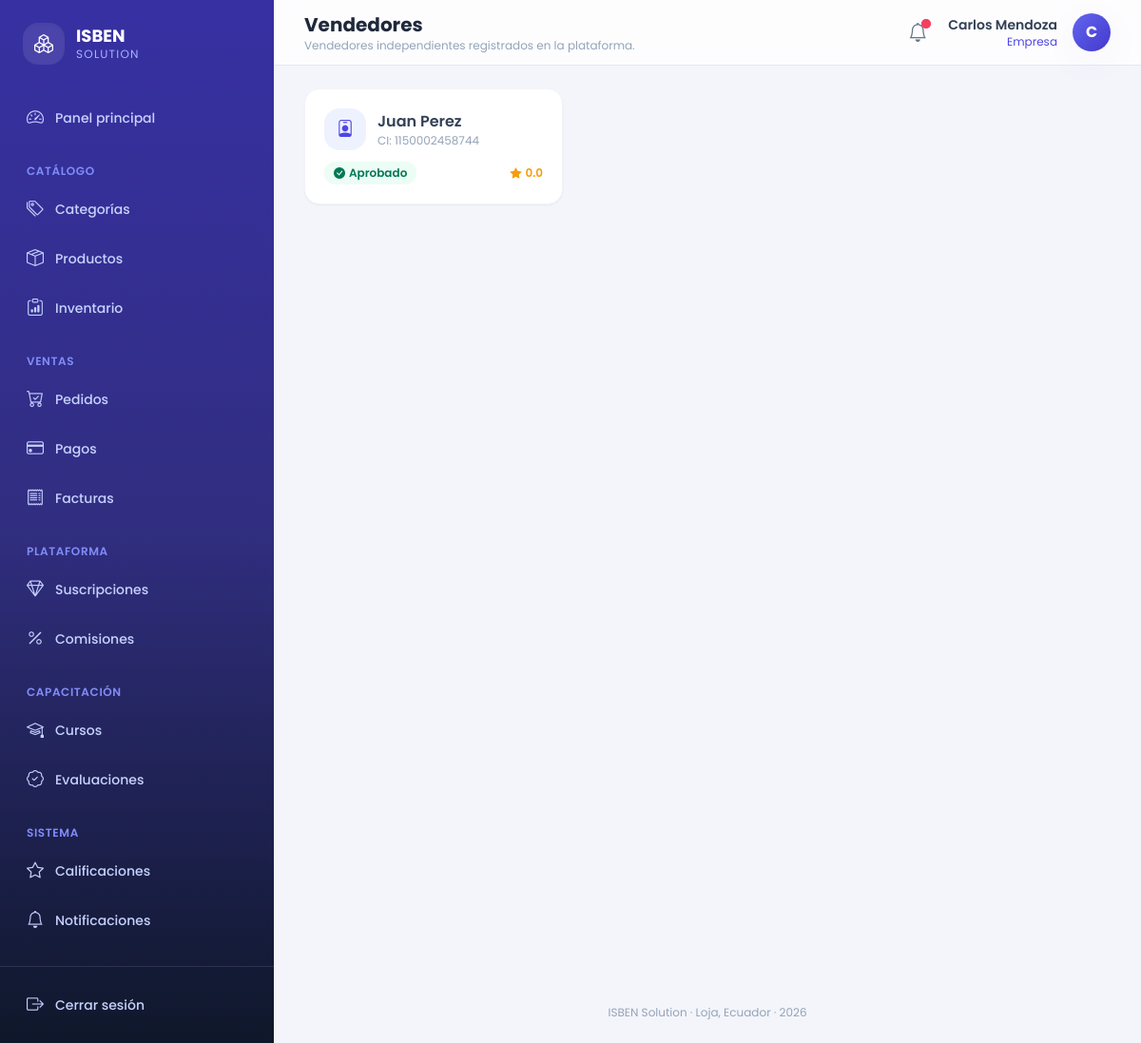
Page /vendedores/ (signed in) on the committed database.
### core/models.py (models this page shows, shortened)
class Notificacion(models.Model):
    destinatario  = models.ForeignKey(Usuario, on_delete=models.CASCADE,
                                      related_name='notificaciones')
    tipo          = models.CharField(max_length=20, choices=TIPO_NOTIFICACION)
    titulo        = models.CharField(max_length=200)
    mensaje       = models.TextField()
    leida         = models.BooleanField(default=False)
    fecha_envio   = models.DateTimeField(auto_now_add=True)
    fecha_lectura = models.DateTimeField(null=True, blank=True)
    class Meta:
        ordering = ['-fecha_envio']
        verbose_name = 'Notificación'
        verbose_name_plural = 'Notificaciones'

class Usuario(AbstractUser):
    email    = models.EmailField(unique=True)
    telefono = models.CharField(max_length=20, blank=True)
    rol      = models.CharField(max_length=20, choices=ROL_USUARIO)
    fecha_actualizacion = models.DateTimeField(auto_now=True)
    REQUIRED_FIELDS = ['email', 'rol']
    class Meta:
        verbose_name = 'Usuario'
        verbose_name_plural = 'Usuarios'

class Vendedor(models.Model):
    usuario               = models.OneToOneField(Usuario, on_delete=models.CASCADE,
                                                 related_name='vendedor')
    numero_identidad      = models.CharField(max_length=20, unique=True)
    calificacion_promedio = models.FloatField(default=0.0)
    estado_aprobacion     = models.CharField(max_length=20, choices=ESTADO_APROBACION,
                                             default='pendiente')
    empresas_aprobadoras  = models.ManyToManyField(Empresa, blank=True,
                                                   related_name='vendedores_aprobados')
    class Meta:
        verbose_name = 'Vendedor'
        verbose_name_plural = 'Vendedores'

### core/views.py (the view)
# urls.py: path('vendedores/', views.lista_vendedores, name='lista_vendedores'),
@login_required
def lista_vendedores(request):
    vendedores = Vendedor.objects.select_related('usuario').order_by('usuario__first_name')
    q = request.GET.get('q', '').strip()
    if q:
        vendedores = vendedores.filter(
            Q(usuario__first_name__icontains=q) | Q(usuario__last_name__icontains=q) |
            Q(numero_identidad__icontains=q)
        )
    return render(request, 'core/vendedores/lista.html', {'vendedores': _paginar(request, vendedores)})

### core/context_processors.py (called while the page is built)
def notificaciones(request):
    if request.user.is_authenticated:
        return {
            'notificaciones_no_leidas_global': request.user.notificaciones.filter(leida=False).count(),
        }
    return {}

### core/views.py (called while the page is built)
def _paginar(request, queryset, por_pagina=10):
    return Paginator(queryset, por_pagina).get_page(request.GET.get('page'))

### core/templates/core/vendedores/lista.html (shortened to what this page needs)
{% extends 'core/master.html' %}
{% block header_title %}Vendedores{% endblock %}
{% block header_subtitle %}Vendedores independientes registrados en la plataforma.{% endblock %}
{% block content %}
<div class="grid grid-cols-1 gap-4 sm:grid-cols-2 lg:grid-cols-3">
  {% for vendedor in vendedores %}
  <a href="{% url 'detalle_vendedor' vendedor.pk %}" class="rounded-2xl border border-slate-100 bg-white p-5 shadow-sm transition hover:-translate-y-0.5 hover:shadow-lg">
    <div class="mb-3 flex items-center gap-3">
      <div class="grid h-11 w-11 place-items-center rounded-2xl bg-brand-50 text-lg text-brand-600"><i class="bi bi-person-badge"></i></div>
      <div>
        <p class="font-semibold text-slate-700">{{ vendedor.usuario.get_full_name }}</p>
        <p class="text-xs text-slate-400">CI: {{ vendedor.numero_identidad }}</p>
      </div>
    </div>
    <div class="flex items-center justify-between">
      {% include 'core/partials/_badge_estado.html' with estado=vendedor.estado_aprobacion %}
      <span class="flex items-center gap-1 text-xs font-semibold text-amber-500"><i class="bi bi-star-fill"></i> {{ vendedor.calificacion_promedio|floatformat:1 }}</span>
    </div>
  </a>
  {% empty %}
  <div class="col-span-full rounded-2xl border border-dashed border-slate-200 p-10 text-center text-slate-400">
    <i class="bi bi-inbox mb-2 block text-3xl"></i> No hay vendedores registrados.
  </div>
  {% endfor %}
</div>
{% endblock %}

### core/templates/core/master.html (shortened to what this page needs)
{% load static %}
<!DOCTYPE html>
<html lang="es">
<head>
<script src="https://cdn.tailwindcss.com"></script>
<link rel="stylesheet" href="https://cdn.jsdelivr.net/npm/bootstrap-icons@1.11.3/font/bootstrap-icons.min.css">
<link rel="stylesheet" href="{% static 'core/css/estilos.css' %}">
</head>
<body class="font-sans text-slate-700 antialiased" x-data="{ sidebarOpen: false }">
{% if user.is_authenticated %}
<div class="flex min-h-screen">
  <aside
    class="fixed inset-y-0 left-0 z-40 w-72 transform bg-gradient-to-b from-brand-800 via-brand-900 to-slate-900 text-indigo-100 transition-transform duration-300 lg:static lg:translate-x-0"
    :class="sidebarOpen ? 'translate-x-0' : '-translate-x-full'">
    <div class="flex h-full flex-col">
      <div class="flex items-center gap-3 px-6 py-6">
        <div class="flex h-11 w-11 items-center justify-center rounded-2xl bg-white/10 text-xl font-bold text-white shadow-inner">
          <i class="bi bi-boxes"></i>
        </div>
        <div>
          <p class="text-lg font-bold leading-tight text-white">ISBEN</p>
          <p class="text-xs uppercase tracking-widest text-indigo-300">Solution</p>
        </div>
      </div>
      <nav class="mt-2 flex-1 space-y-6 overflow-y-auto px-4 pb-6">
        <div>
          <a href="{% url 'inicio' %}"
             class="group relative flex items-center gap-3 rounded-xl px-3 py-2.5 text-sm font-medium transition {% if request.resolver_match.url_name == 'inicio' %}bg-white/10 text-white shadow-soft{% else %}text-indigo-200 hover:translate-x-0.5 hover:bg-white/5 hover:text-white{% endif %}">
            <i class="bi bi-speedometer2 text-lg"></i> Panel principal
          </a>
        </div>
        <div>
          <p class="px-3 pb-2 text-xs font-semibold uppercase tracking-wider text-indigo-400">Catálogo</p>
          <div class="space-y-1">
            {% include 'core/partials/_nav_link.html' with url_name='lista_categorias' icon='bi-tags' label='Categorías' %}
            {% include 'core/partials/_nav_link.html' with url_name='lista_productos' icon='bi-box-seam' label='Productos' %}
            {% if user.rol in 'empresa,administrador' %}
              {% include 'core/partials/_nav_link.html' with url_name='lista_inventario' icon='bi-clipboard-data' label='Inventario' %}
            {% endif %}
          </div>
        </div>
        <div>
          <p class="px-3 pb-2 text-xs font-semibold uppercase tracking-wider text-indigo-400">Ventas</p>
          <div class="space-y-1">
            {% include 'core/partials/_nav_link.html' with url_name='lista_pedidos' icon='bi-cart-check' label='Pedidos' %}
            {% include 'core/partials/_nav_link.html' with url_name='lista_pagos' icon='bi-credit-card' label='Pagos' %}
            {% include 'core/partials/_nav_link.html' with url_name='lista_facturas' icon='bi-receipt' label='Facturas' %}
          </div>
        </div>
        {% if user.rol == 'administrador' or user.rol == 'empresa' %}
        <div>
          <p class="px-3 pb-2 text-xs font-semibold uppercase tracking-wider text-indigo-400">Plataforma</p>
          <div class="space-y-1">
            {% include 'core/partials/_nav_link.html' with url_name='lista_suscripciones' icon='bi-gem' label='Suscripciones' %}
            {% include 'core/partials/_nav_link.html' with url_name='lista_comisiones' icon='bi-percent' label='Comisiones' %}
          </div>
        </div>
        {% endif %}
        <div>
          <p class="px-3 pb-2 text-xs font-semibold uppercase tracking-wider text-indigo-400">Capacitación</p>
          <div class="space-y-1">
            {% include 'core/partials/_nav_link.html' with url_name='lista_cursos' icon='bi-mortarboard' label='Cursos' %}
            {% include 'core/partials/_nav_link.html' with url_name='lista_evaluaciones' icon='bi-patch-check' label='Evaluaciones' %}
          </div>
        </div>
        <div>
          <p class="px-3 pb-2 text-xs font-semibold uppercase tracking-wider text-indigo-400">Sistema</p>
          <div class="space-y-1">
            {% include 'core/partials/_nav_link.html' with url_name='lista_calificaciones' icon='bi-star' label='Calificaciones' %}
            {% include 'core/partials/_nav_link.html' with url_name='lista_notificaciones' icon='bi-bell' label='Notificaciones' %}
          </div>
        </div>
      </nav>
      <div class="border-t border-white/10 p-4">
        <form action="{% url 'logout' %}" method="post">
          <button type="submit" class="flex w-full items-center gap-3 rounded-xl px-3 py-2.5 text-sm font-medium text-indigo-200 transition hover:bg-white/5 hover:text-white">
            <i class="bi bi-box-arrow-right text-lg"></i> Cerrar sesión
          </button>
        </form>
      </div>
    </div>
  </aside>
  <div class="flex min-h-screen flex-1 flex-col lg:pl-0">
    <header class="sticky top-0 z-20 flex items-center justify-between gap-4 border-b border-slate-200 bg-white/80 px-4 py-3 backdrop-blur lg:px-8">
      <div class="flex items-center gap-3">
        <div>
          <h1 class="text-lg font-bold text-slate-800 lg:text-xl">{% block header_title %}{% endblock %}</h1>
          <p class="hidden text-xs text-slate-400 sm:block">{% block header_subtitle %}Gestiona tu operación mayorista desde un solo lugar.{% endblock %}</p>
        </div>
      </div>
      <div class="flex items-center gap-3">
        <a href="{% url 'lista_notificaciones' %}" class="relative grid h-10 w-10 place-items-center rounded-xl text-slate-500 transition hover:bg-slate-100 hover:text-brand-600" title="Notificaciones">
          <i class="bi bi-bell text-xl"></i>
          {% if notificaciones_no_leidas_global %}
          <span class="absolute right-1.5 top-1.5 flex h-2.5 w-2.5">
            <span class="relative inline-flex h-2.5 w-2.5 rounded-full bg-rose-500"></span>
          </span>
          {% endif %}
        </a>
        <div class="flex items-center gap-4" x-data="{ open: false }">
          <div class="hidden text-right sm:block">
            <p class="text-sm font-semibold text-slate-700">{{ user.get_full_name|default:user.username }}</p>
            <p class="text-xs capitalize text-brand-600">{{ user.get_rol_display }}</p>
          </div>
          <button @click="open = !open" class="grid h-10 w-10 place-items-center rounded-full bg-gradient-to-br from-brand-500 to-brand-700 font-bold text-white shadow-soft transition hover:shadow-lg">
            {{ user.first_name|slice:":1"|upper|default:user.username|slice:":1"|upper }}
          </button>
        </div>
      </div>
    </header>
    <main class="pagina-contenido flex-1 px-4 py-6 lg:px-8">
      {% block content %}{% endblock %}
    </main>
    <footer class="px-4 py-6 text-center text-xs text-slate-400 lg:px-8">
      ISBEN Solution &middot; Loja, Ecuador &middot; {% now "Y" %}
    </footer>
  </div>
</div>
{% else %}
  {% block auth_content %}{% endblock %}
{% endif %}
</body>
</html>

### core/templates/core/partials/_nav_link.html (shortened to what this page needs)
{% url url_name as nav_url %}
<a href="{{ nav_url }}"
   class="group relative flex items-center gap-3 rounded-xl px-3 py-2.5 text-sm font-medium transition {% if request.resolver_match.url_name == url_name %}bg-white/10 text-white shadow-soft{% else %}text-indigo-200 hover:translate-x-0.5 hover:bg-white/5 hover:text-white{% endif %}">
  <i class="bi {{ icon }} text-lg"></i> {{ label }}
</a>

### core/templates/core/partials/_badge_estado.html
{% if estado == 'aprobado' or estado == 'activa' or estado == 'validado' or estado == 'pagada' or estado == 'entregado' or estado == 'confirmado' or estado == 'AUTORIZADO' %}
<span class="inline-flex items-center gap-1 rounded-full bg-emerald-50 px-2.5 py-1 text-xs font-semibold text-emerald-700"><i class="bi bi-check-circle-fill"></i> {{ estado|title }}</span>
{% elif estado == 'pendiente' or estado == 'creado' %}
<span class="inline-flex items-center gap-1 rounded-full bg-amber-50 px-2.5 py-1 text-xs font-semibold text-amber-700"><i class="bi bi-hourglass-split"></i> {{ estado|title }}</span>
{% elif estado == 'rechazado' or estado == 'cancelado' or estado == 'bloqueado' or estado == 'anulada' or estado == 'vencida' %}
<span class="inline-flex items-center gap-1 rounded-full bg-rose-50 px-2.5 py-1 text-xs font-semibold text-rose-700"><i class="bi bi-x-circle-fill"></i> {{ estado|title }}</span>
{% elif estado == 'despachado' %}
<span class="inline-flex items-center gap-1 rounded-full bg-brand-50 px-2.5 py-1 text-xs font-semibold text-brand-700"><i class="bi bi-truck"></i> {{ estado|title }}</span>
{% else %}
<span class="inline-flex items-center gap-1 rounded-full bg-slate-100 px-2.5 py-1 text-xs font-semibold text-slate-600">{{ estado|default:"—"|title }}</span>
{% endif %}

### core/templates/core/master.html (style rules this page uses)
body { background: #f4f5fb; }
main.pagina-contenido { animation: fadeInUp 0.35s ease-out; }
a, button { -webkit-tap-highlight-color: transparent; }

### rows in the picture
Notificacion: tipo "Inventario"
Usuario: get_full_name "Carlos Mendoza", rol "Empresa", first_name "C"
Vendedor: usuario.get_full_name "Juan Perez", numero_identidad "1150002458744", estado_aprobacion "Aprobado", calificacion_promedio "0.0"

### other values in the picture
{{ label }} "Categorías Productos Pedidos Pagos Facturas Suscripciones Comisiones Cursos Evaluaciones Calificaciones Notificaciones"
